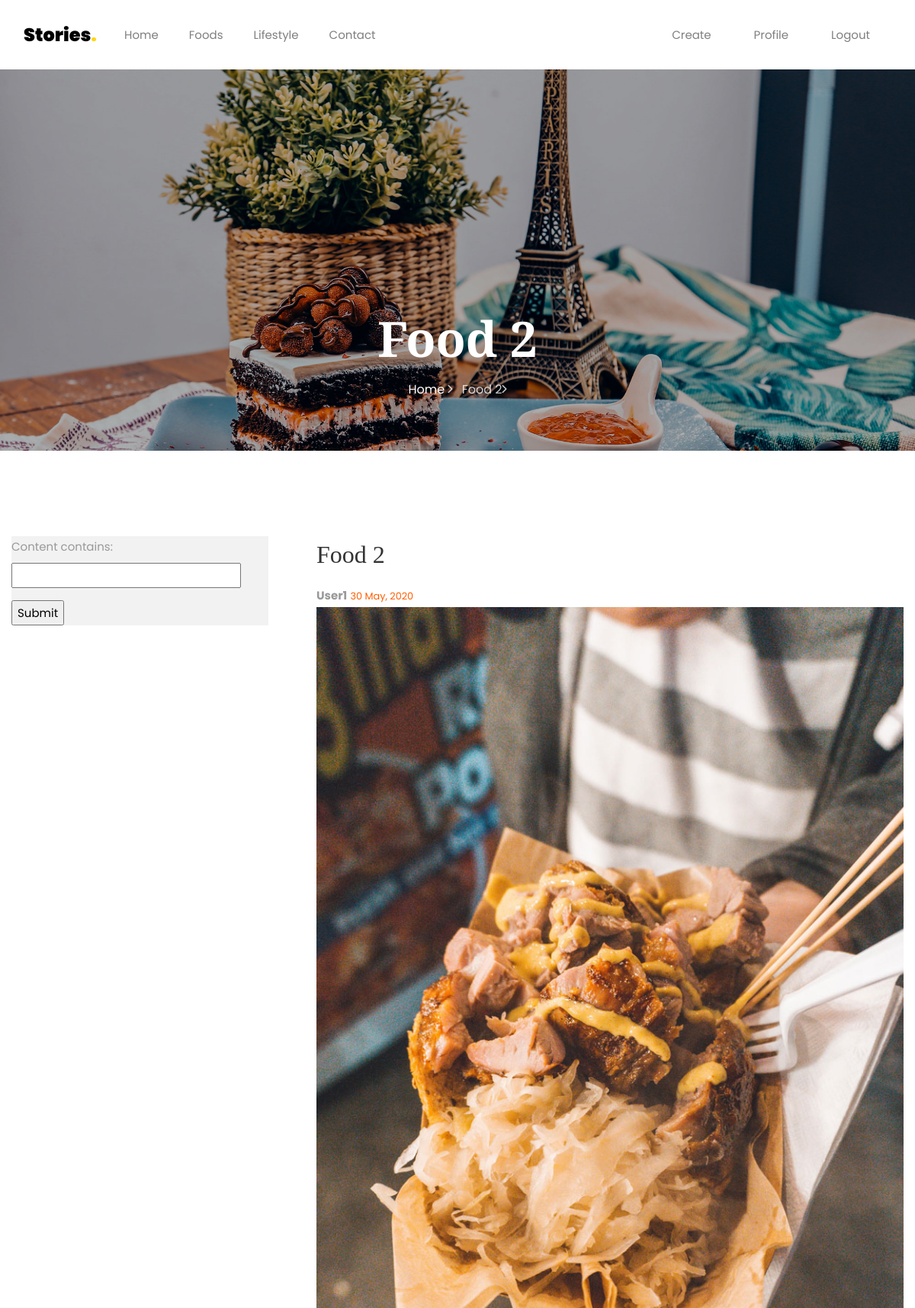
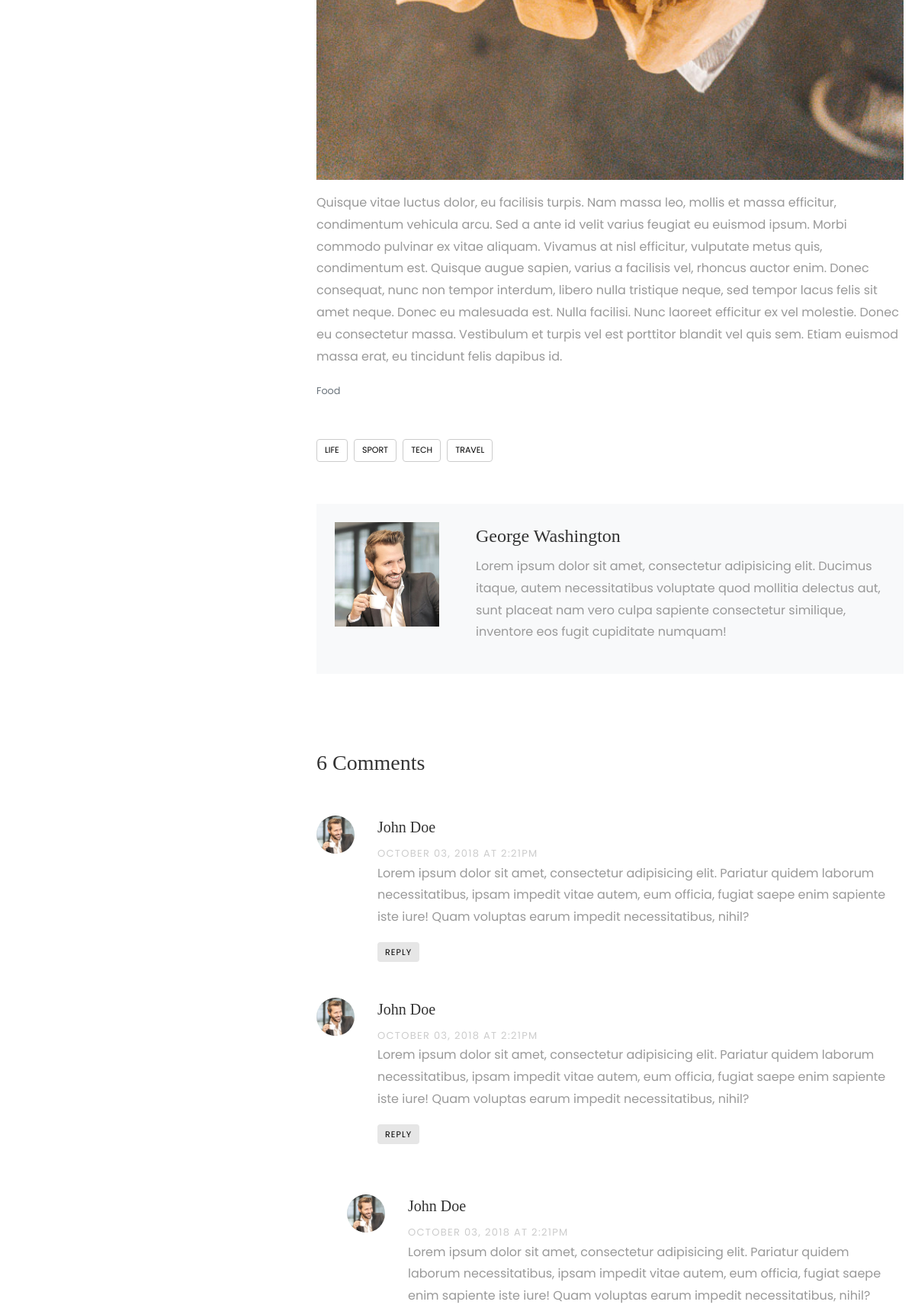
/post/6/ (signed in, upper part), run on the app's committed database (2 pictures, top to bottom).
### MyApp/models.py (models this page shows, shortened)
class Post(models.Model):
    CATEGORY = (
        ('Food', 'Food'),
        ('Lifestyle', 'Lifestyle'),
        ('Others', 'Others')
    )
    author = models.ForeignKey(User, on_delete=models.CASCADE)
    title = models.CharField(max_length=200)
    is_featured = models.BooleanField(default=False)
    content = models.TextField()
    image = models.ImageField(default='default_post.jpg', upload_to='post_pics/')
    category = models.CharField(max_length=50, null=True, choices=CATEGORY)
    date_posted = models.DateTimeField(auto_now_add=True)

### MyApp/views.py (the view)
# urls.py: path('post/<int:pk>/', single, name='post_detail'),
@login_required
def single(request, pk):
    posts = Post.objects.get(id=pk)
    recent_posts = Post.objects.all().order_by("-id")[0:3]
    lifestyle_count = Post.objects.filter(category='Lifestyle').count()
    food_count = Post.objects.filter(category='Food').count()
    filters = PostFilter(request.GET, queryset=Post.objects.all())
    context = {
        'posts': posts,
        'recent_posts': recent_posts,
        'lifestyle_count': lifestyle_count,
        'food_count': food_count,
        'filters': filters
    }
    return render(request, 'MyApp/single.html', context)

### MyApp/templates/MyApp/single.html (shortened to what this page needs)
{% extends 'MyApp/main.html' %}
{% load static %}
{% block content %}
    <section class="hero-wrap hero-wrap-2" style="background-image: url({% static 'MyApp/images/bg_4.jpg' %});">
        <div class="overlay"></div>
        <div class="container">
            <div class="row no-gutters slider-text align-items-end justify-content-center">
                <div class="col-md-9 ftco-animate pb-5 text-center">
                    <h1 class="mb-3 bread">{{ posts.title }}</h1>
                    <p class="breadcrumbs"><span class="mr-2"><a href="{% url 'index' %}">Home <i
                            class="ion-ios-arrow-forward"></i></a></span> <span>{{ posts.title }}<i
                            class="ion-ios-arrow-forward"></i></span></p>
                </div>
            </div>
        </div>
    </section>
    <section class="ftco-section">
        <div class="container">
            <div class="row">
                <div class="col-lg-8 order-lg-last ftco-animate">
                    <h2 class="mb-3">{{ posts.title }}</h2>
                    <span class="text-capitalize" style="font-size: 15px; font-weight: bold">{{ posts.author }}</span>
                    <small class="text-primary">{{ posts.date_posted|date:"d F, Y" }}</small>
                    <p><img src="{{ posts.image.url }}" alt="" class="img-fluid"></p>
                    <p>{{ posts.content }}</p>
                    <small class="text-muted">{{ posts.category }}</small>
                    <div class="tag-widget post-tag-container mb-5 mt-5">
                        <div class="tagcloud">
                            <a href="#" class="tag-cloud-link">Life</a>
                            <a href="#" class="tag-cloud-link">Sport</a>
                            <a href="#" class="tag-cloud-link">Tech</a>
                            <a href="#" class="tag-cloud-link">Travel</a>
                        </div>
                    </div>
                    <div class="about-author d-flex p-4 bg-light">
                        <div class="bio mr-5">
                            <img src="{% static 'MyApp/images/person_1.jpg' %}" alt="Image placeholder"
                                 class="img-fluid mb-4">
                        </div>
                        <div class="desc">
                            <h3>George Washington</h3>
                            <p>Lorem ipsum dolor sit amet, consectetur adipisicing elit. Ducimus itaque, autem
                                necessitatibus voluptate quod mollitia delectus aut, sunt placeat nam vero culpa
                                sapiente consectetur similique, inventore eos fugit cupiditate numquam!</p>
                        </div>
                    </div>
                    <div class="pt-5 mt-5">
                        <h3 class="mb-5">6 Comments</h3>
                        <ul class="comment-list">
                            <li class="comment">
                                <div class="vcard bio">
                                    <img src="{% static 'MyApp/images/person_1.jpg' %}" alt="Image placeholder">
                                </div>
                                <div class="comment-body">
                                    <h3>John Doe</h3>
                                    <div class="meta">October 03, 2018 at 2:21pm</div>
                                    <p>Lorem ipsum dolor sit amet, consectetur adipisicing elit. Pariatur quidem laborum
                                        necessitatibus, ipsam impedit vitae autem, eum officia, fugiat saepe enim
                                        sapiente iste iure! Quam voluptas earum impedit necessitatibus, nihil?</p>
                                    <p><a href="#" class="reply">Reply</a></p>
                                </div>
                            </li>
                            <li class="comment">
                                <div class="vcard bio">
                                    <img src="{% static 'MyApp/images/person_1.jpg' %}" alt="Image placeholder">
                                </div>
                                <div class="comment-body">
                                    <h3>John Doe</h3>
                                    <div class="meta">October 03, 2018 at 2:21pm</div>
                                    <p>Lorem ipsum dolor sit amet, consectetur adipisicing elit. Pariatur quidem laborum
                                        necessitatibus, ipsam impedit vitae autem, eum officia, fugiat saepe enim
                                        sapiente iste iure! Quam voluptas earum impedit necessitatibus, nihil?</p>
                                    <p><a href="#" class="reply">Reply</a></p>
                                </div>
                                <ul class="children">
                                    <li class="comment">
                                        <div class="vcard bio">
                                            <img src="{% static 'MyApp/images/person_1.jpg' %}" alt="Image placeholder">
                                        </div>
                                        <div class="comment-body">
                                            <h3>John Doe</h3>
                                            <div class="meta">October 03, 2018 at 2:21pm</div>
                                            <p>Lorem ipsum dolor sit amet, consectetur adipisicing elit. Pariatur quidem
                                                laborum necessitatibus, ipsam impedit vitae autem, eum officia, fugiat
                                                saepe enim sapiente iste iure! Quam voluptas earum impedit
                                                necessitatibus, nihil?</p>
                                        </div>
                                    </li>
                                </ul>
                            </li>
                        </ul>
                    </div>
                </div>
                <div class="col-lg-4 sidebar pr-lg-5 ftco-animate">
                    <div class="sidebar-box">
                        <form action="#" class="search-form">
                            {{ filters.form.as_p }}
                            <input type="submit"/>
                        </form>
                    </div>
                </div>
            </div>
        </div>
    </section>
{% endblock %}

### data on the page
Post: title "Food 2", author "User1", date_posted "30 May, 2020", image (picture), content "Quisque vitae luctus dolor, eu facilisis turpis. Nam massa leo, mollis et massa efficitur, condimentum vehicula arcu. Sed a ante id velit varius feugiat eu euismod ipsum. Morbi commodo pulvinar ex vitae aliquam. Vivamus at nisl efficitur, vulputate metus quis, condimentum est. Quisque augue sapien, varius a facilisis vel, rhoncus auctor enim. Donec consequat, nunc non tempor interdum, libero nulla tristique neque, sed tempor lacus felis sit amet neque. Donec eu malesuada est. Nulla facilisi. Nunc laoreet efficitur ex vel molestie. Donec eu consectetur massa. Vestibulum et turpis vel est porttitor blandit vel quis sem. Etiam euismod massa erat, eu tincidunt felis dapibus id.", category "Food"
